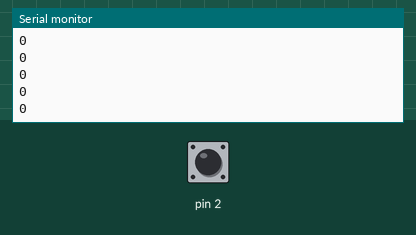
This sketch was run on a simulated Arduino Uno, built with avr-gcc and run on an emulated ATmega328P. On the bench: the last lines printed to the serial monitor. The inputs (shaded band) are chosen by the test bench; at power-on: pin 2 HIGH.

Above: at 1.2 s.
1.3 s: pin 2 pulled LOW for 0.15 s
At 2.0 s:
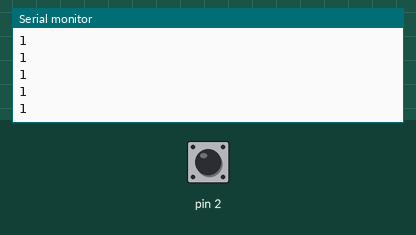
2.9 s: pin 2 pulled LOW for 1 s
At 3.4 s:
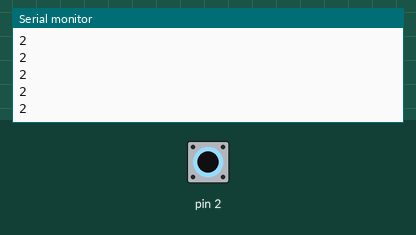
5.4 s: pin 2 pulled LOW for 0.15 s
At 6.2 s:
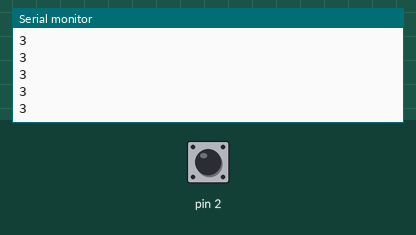
Timing chart, 0 to 7.8 s (numbered marks = the images above; inputs shaded):
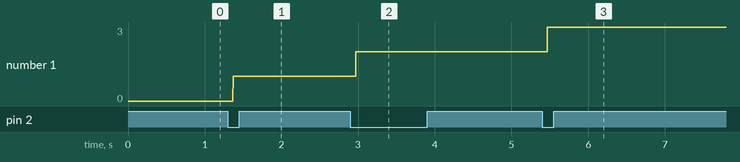

The sketch:

torque.ino
```cpp
volatile int count;

void isr() {
  count++;
}

void setup() {
  pinMode(2, INPUT_PULLUP);
  attachInterrupt(digitalPinToInterrupt(2), isr, FALLING);
  Serial.begin(9600);
}

void loop() {
  Serial.println(count);
}
```

Measured:
- after the input at 1.3 s, the serial monitor: prints a new line after 0.07 s (image 1)
- after the input at 2.9 s, the serial monitor: prints a new line after 0.07 s (image 2)
- after the input at 5.4 s, the serial monitor: prints a new line after 0.07 s (image 3)
- plotted number 1: 0 → 1 after the input at 1.3 s, 1 → 2 after the input at 2.9 s, 2 → 3 after the input at 5.4 s
